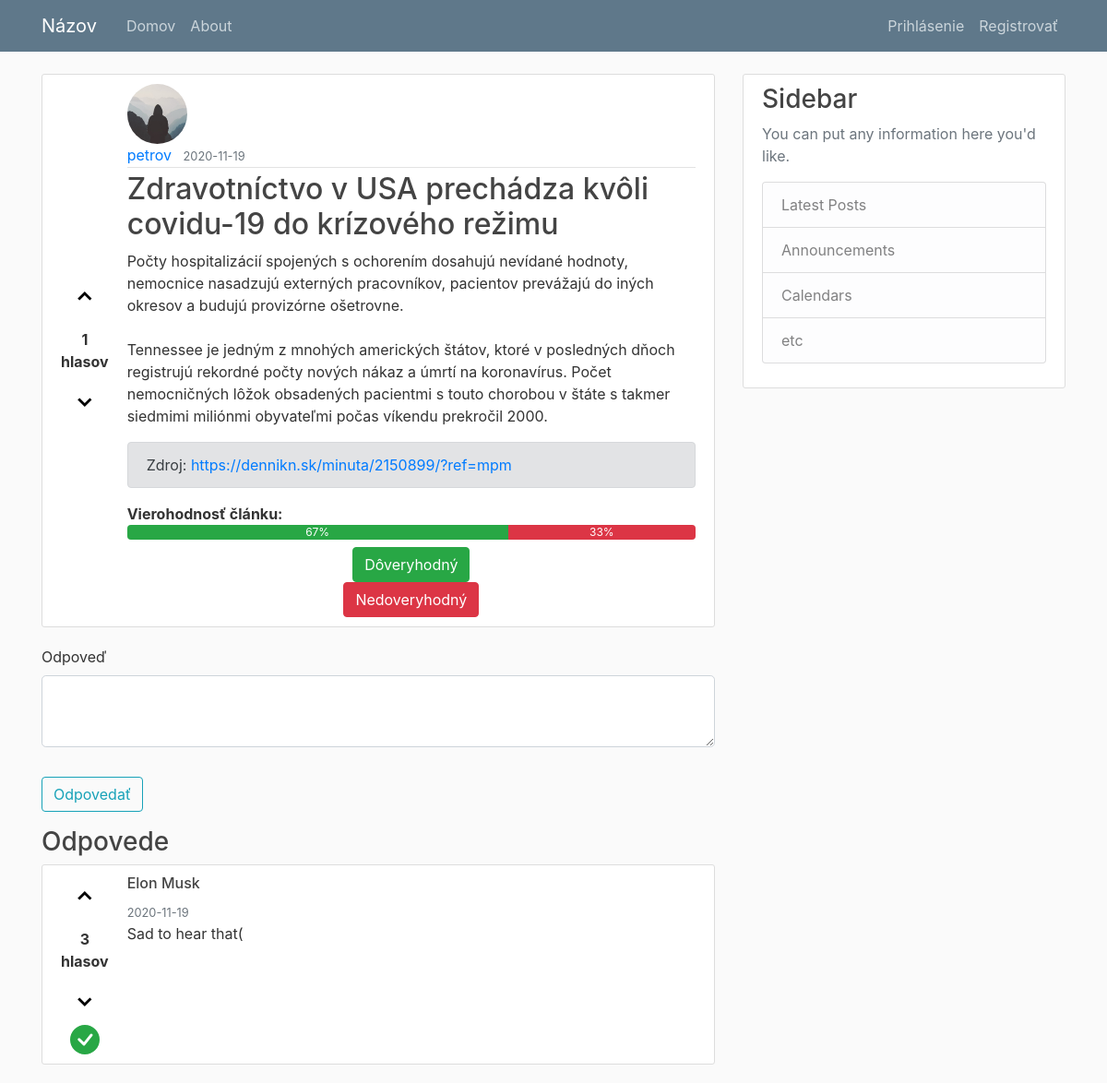
/post/1, run on the app's committed database.
### application/models.py (models this page shows, shortened)
class User(db.Model, UserMixin):
    id = db.Column(db.Integer, primary_key=True)
    username = db.Column(db.String(20), unique=True, nullable=False)
    email = db.Column(db.String(120), unique=True, nullable=False)
    image_file = db.Column(db.String(20), nullable=False, default='default.jpg')
    password = db.Column(db.String(60), nullable=False)
    posts = db.relationship('Post', backref='author', lazy=True)
    comments = db.relationship('Comment', backref='author', lazy=True)
    comment_likes = db.relationship('CommentLike', backref='user', lazy=True)
    post_likes = db.relationship('PostLike', backref='user', lazy=True)
    trustworthy_submissions = db.relationship('TrustworthySubmission', backref='user', lazy=True)

class Post(db.Model):
    id = db.Column(db.Integer, primary_key=True)
    title =  db.Column(db.String(100), nullable=False)
    url = db.Column(db.String(250), nullable=False)
    date_posted = db.Column(db.DateTime, nullable=False, default=datetime.utcnow())
    content = db.Column(db.Text, nullable=False)
    user_id = db.Column(db.Integer, db.ForeignKey('user.id'), nullable=False)
    comments = db.relationship('Comment', backref='post', lazy=True)
    likes = db.relationship('PostLike', backref='post', lazy=True)
    trustworthy_submissions = db.relationship('TrustworthySubmission', backref='post', lazy=True)
    keywords = db.relationship('KeyWord', backref='post', lazy=True)
    votes = 0
    can_upvote = True
    can_downvote = True
    def set_votable(self):
        self.votes = 0
        for vote in self.likes:
            self.votes = self.votes + 1 if vote.is_upvote else self.votes - 1

class Comment(db.Model):
    id = db.Column(db.Integer, primary_key=True)
    content = db.Column(db.Text, nullable=False)
    date_posted = db.Column(db.DateTime, nullable=False, default=datetime.utcnow())
    user_id = db.Column(db.Integer, db.ForeignKey('user.id'), nullable=False)
    post_id = db.Column(db.Integer, db.ForeignKey('post.id'), nullable=False)
    likes = db.relationship('CommentLike', backref='comment', lazy=True)
    votes = 0
    can_upvote = True
    can_downvote = True
    def set_votable(self):
        self.votes = 0
        for vote in self.likes:
            self.votes = self.votes + 1 if vote.is_upvote else self.votes - 1

### application/posts/routes.py (the view)
@posts.route('/post/<int:post_id>')
def post(post_id):
    post = Post.query.get_or_404(post_id)
    post.set_votable()
    comments = post.comments
    for comment in comments:
        comment.set_votable()
    true_percent = int(round(get_percent_of(True, post_id)))
    false_percent = int(round(get_percent_of(False, post_id)))
    form = ResponseForm()
    return render_template('post.html', post=post, form=form, comments=comments,
                           true_percent=true_percent, false_percent=false_percent)

### application/posts/forms.py
class ResponseForm(FlaskForm):
    message = TextAreaField('Odpoveď', validators=[DataRequired()])
    submit = SubmitField('Odpovedať')

### application/posts/routes.py (called while the page is built)
def get_percent_of(true_or_false, post_id):
    all = TrustworthySubmission.query.filter_by(post_id=post_id).count()
    if all == 0:
        return 0
    count = TrustworthySubmission.query.filter_by(post_id=post_id)\
        .filter_by(is_trustworthy=true_or_false).count()
    return count / all * 100

### application/templates/post.html (shortened to what this page needs)
{% extends "layout.html" %}
{% block content %}
<article class="media content-section">
  <div class="votes">
    <form action="{{ url_for('posts.upvote_post', post_id=post.id) }}" method="post">
      {% if post.can_upvote %}
      <button>&#8963;</button>
      {% endif %}
    </form>
    <strong>{{ post.votes }}<br>hlasov</strong>
    <form action="{{ url_for('posts.downvote_post', post_id=post.id) }}" method="post">
      {% if post.can_downvote %}
      <button>&#8964;</button>
      {% endif %}
    </form>
  </div>
  <div class="media-body">
    <img class="rounded-circle article-img"
      src="{{ url_for('static', filename='profile_pics/' + post.author.image_file) }}">
    <div class="article-metadata">
      <a class="mr-2"
        href="{{ url_for('users.user_posts', username=post.author.username) }}">{{ post.author.username }}</a>
      <small class="text-muted">{{ post.date_posted.strftime('%Y-%m-%d') }}</small>
    </div>
    <h2 class="article-title">{{ post.title }}</h2>
    <p class="article-content">{{ post.content }}</p>
    <div class="alert alert-secondary" role="alert">
      Zdroj: <a href="{{ post.url }}" target="_blank">{{ post.url }}</a>
    </div>
    <strong>Vierohodnosť článku:</strong>
    <div class="progress mb-2">
      <div class="progress-bar bg-success" role="progressbar" style="width: {{ true_percent }}%" aria-valuemax="100">{{ true_percent }}%</div>
      <div class="progress-bar bg-danger" role="progressbar" style="width: {{ false_percent }}%" aria-valuemax="100">{{ false_percent }}%</div>
    </div>
    <div class="text-center">
      <form action="{{ url_for('posts.true_post', post_id=post.id) }}" method="post">
        <button class="btn btn-success">Dôveryhodný</button>
      </form>
      <form action="{{ url_for('posts.false_post', post_id=post.id) }}" method="post">
        <button class="btn btn-danger">Nedoveryhodný</button>
      </form>
    </div>
  </div>
</article>
<div>
  <form method="POST" action="{{url_for('posts.add_post_comment', post_id=post.id)}}">
    <fieldset class="form-group">
      <div class="form-group">
        {{ form.message.label(class="form-control-label") }}
        {% if form.message.errors %}
        {{ form.message(class="form-control form-control-lg is-invalid") }}
        <div class="invalid-feedback">
          {% for error in form.message.errors %}
          <span>{{ error }}</span>
          {% endfor %}
        </div>
        {% else %}
        {{ form.message(class="form-control form-control-lg") }}
        {% endif %}
      </div>
    </fieldset>
    <div class="form-group">
      {{ form.submit(class="btn btn-outline-info") }}
    </div>
  </form>
</div>
<section>
  <h3>Odpovede</h3>
  {% for comment in comments %}
  <article class="content-section media">
    <div class="votes">
      <form action="{{ url_for('posts.upvote_comment', post_id=post.id, comment_id=comment.id) }}" method="post">
        {% if comment.can_upvote %}
        <button>&#8963;</button>
        {% endif %}
      </form>
      <strong>{{ comment.votes }}<br>hlasov</strong>
      <form action="{{ url_for('posts.downvote_comment', post_id=post.id, comment_id=comment.id) }}" method="post">
        {% if comment.can_downvote %}
        <button>&#8964;</button>
        {% endif %}
      </form>
      {% if comment.votes > 0 %}
      <div class="text-success text-center">
      </div>
      {% endif %}
    </div>
    <div>
      <h6>{{ comment.author.username }}</h6>
      <small class="text-muted">{{ comment.date_posted.strftime('%Y-%m-%d') }}</small>
      <p>{{ comment.content }}</p>
    </div>
  </article>
  {% endfor %}
</section>
{% endblock content %}

### application/static/main.css (style rules this page uses)
body { background: #fafafa; color: #333333; margin-top: 5rem; }
h1, h2, h3, h4, h5, h6 { color: #444444; }
.content-section { background: #ffffff; padding: 10px 20px; border: 1px solid #dddddd; border-radius: 3px; margin-bottom: 20px; }
.article-title { color: #444444; }
.article-content { white-space: pre-line; }
.article-img { height: 65px; width: 65px; margin-right: 16px; }
.article-metadata { padding-bottom: 1px; margin-bottom: 4px; border-bottom: 1px solid #e3e3e3; }
.votes { padding-right: 20px; align-self: center; text-align: center; }
.votes * { display: block; text-align: center; }
.votes svg { display: inline; }
.votes button { border: none; background: none; font-size: 25px; font-weight: 700; padding: 10px; margin: 0; display: inline; }

### data on the page
User: image_file (placeholder picture), author.username "petrov"
Post: date_posted "2020-11-19", title "Zdravotníctvo v USA prechádza kvôli covidu-19 do krízového režimu", content "Počty hospitalizácií spojených s ochorením dosahujú nevídané hodnoty, nemocnice nasadzujú externých pracovníkov, pacientov prevážajú do iných okresov a budujú provizórne ošetrovne. Tennessee je jedným z mnohých amerických štátov, ktoré v posledných dňoch registrujú rekordné počty nových nákaz a úmrtí na koronavírus. Počet nemocničných lôžok obsadených pacientmi s touto chorobou v štáte s takmer siedmimi miliónmi obyvateľmi počas víkendu prekročil 2000.", url "https://dennikn.sk/minuta/2150899/?ref=mpm"
Comment: votes "3", author.username "Elon Musk", date_posted "2020-11-19", content "Sad to hear that("

### other printed values
{{ post.votes }} "1"
{{ true_percent }} "67"
{{ false_percent }} "33"
